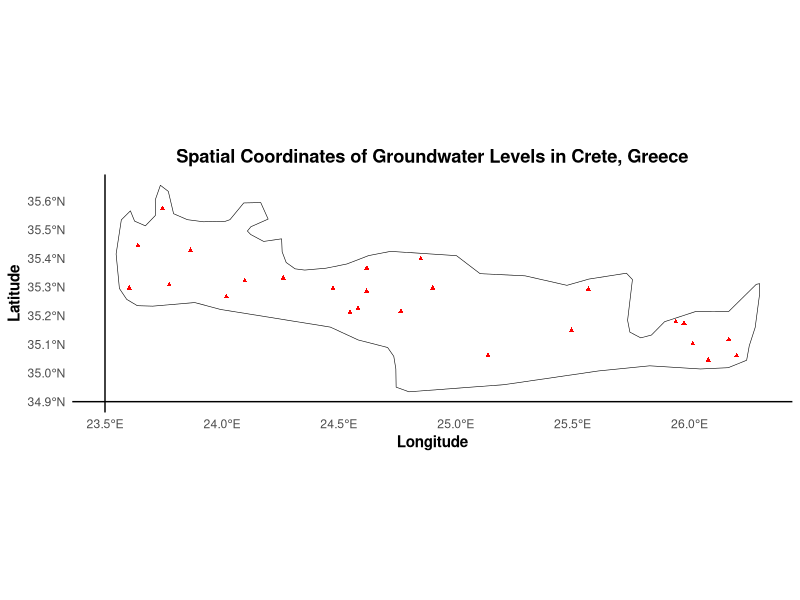

Here is the R script that generated this plot:
# Install necessary libraries
# install.packages("dplyr")
# install.packages("gstat")
# install.packages("ggplot2")
# install.packages("rnaturalearth")
# install.packages("rnaturalearthdata")
# install.packages("sp")
# install.packages("sf")

# Load necessary libraries
library(sf)
library(rnaturalearth)
library(rnaturalearthdata)
library(ggplot2)
library(dplyr)

# Create example spatial data
#set.seed(42)
n <- 25

# Get natural earth world country polygons

#?ne_countries

# Get the map data for Crete from rnaturalearth
world <- ne_countries(scale = "medium", returnclass = "sf")

#?st_crop
crete <- st_crop(world, xmin = 23.4, xmax = 26.3, ymin = 34.7, ymax = 35.7)

# Function to generate points within Crete
generate_points_in_crete <- function(n, crete) {
  points <- data.frame(lon = numeric(0), lat = numeric(0))
  
  while (nrow(points) < n) {
    # Generate random spatial coordinates within the bounding box
    coords <- data.frame(
      lon = runif(n, 23.4, 26.3), 
      lat = runif(n, 34.7, 35.7)
    )
    
    # To make sure our approach is robust, let's refine the code to guarantee that 
    # we generate points exclusively on land by iteratively generating points until
    # the desired number of valid points is obtained. This avoids reliance on initial
    # random points that might fall in the sea.
    
    # Convert the coordinates to an sf object
    coords_sf <- st_as_sf(coords, coords = c("lon", "lat"), crs = 4326)
    
    # Filter points to be within the land area of Crete
    coords_sf <- st_intersection(coords_sf, crete)
    
    # Add valid points to the points dataframe
    points <- rbind(points, as.data.frame(st_coordinates(coords_sf)))
  }
  
  return(points[1:n, ])
}

# Generate points within Crete
points_in_crete <- generate_points_in_crete(n, crete)
coords_sf <- st_as_sf(points_in_crete, coords = c("X", "Y"), crs = 4326)

# Calculate min(Y) and min(X)
min_Y <- 34.9 # min(points_in_crete$Y)
min_X <- 23.5 # min(points_in_crete$X)

# Plot the map with the spatial coordinates
ggplot() +
  geom_sf(data = crete, fill = "white", color = "black") +
  geom_sf(data = coords_sf, color = "red", shape = 17, size = 1) +
  geom_hline(yintercept = min_Y, color = "black") +
  geom_vline(xintercept = min_X, color = "black") +
  labs(title = "Spatial Coordinates of Groundwater Levels in Crete, Greece",
       x = "Longitude",
       y = "Latitude") +
  theme_minimal() +
  theme(
    plot.title = element_text(hjust = 0.5, face = "bold"), # Center and bold title
    axis.title.x = element_text(face = "bold"),            # Bold x-axis label
    axis.title.y = element_text(face = "bold"),            # Bold y-axis label
    panel.grid.major = element_blank(),                    # Remove major grid lines
    panel.grid.minor = element_blank()                     # Remove minor grid lines
  )
